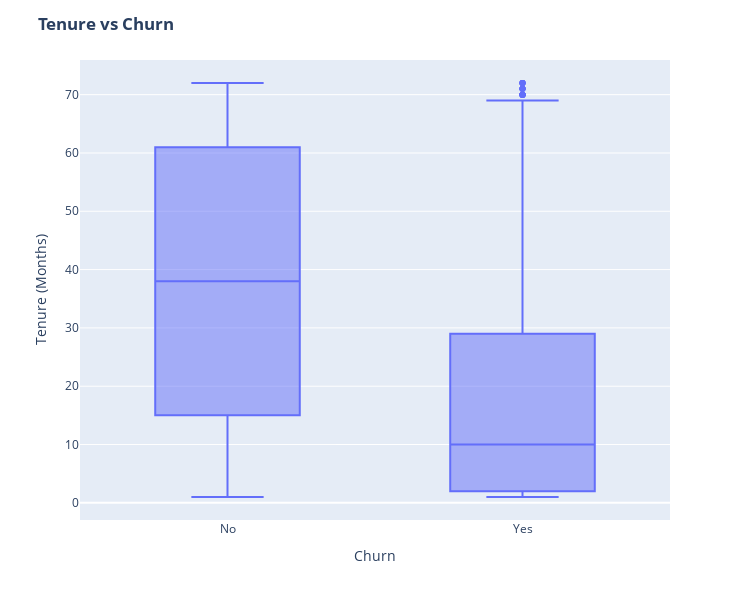

This figure's notebook cell:
### Code cell
# to create a box plot of the tenure column based on the Churn column
fig = px.box(data, x='Churn', y = 'Tenure') 

# Update yaxis properties
fig.update_yaxes(title_text='Tenure (Months)', row=1, col=1)
# Update xaxis properties
fig.update_xaxes(title_text='Churn', row=1, col=1)

# Update size and title
fig.update_layout(autosize = True, width = 750, height = 600,
    title_font = dict(size = 25, 
    family='Courier'), title='<b>Tenure vs Churn</b>',)
fig.show()

### Figure 1 — Plotly figure (JSON) as saved in the notebook; plotly's stock layout.template omitted (floating-point values rounded to 4 significant figures; data arrays with more than 128 entries replaced by an {"elided": "..."} marker saying what was removed)
{"data": [{"alignmentgroup": "True", "hovertemplate": "Churn=%{x}<br>Tenure=%{y}<extra></extra>", "legendgroup": "", "marker": {"color": "#636efa"}, "name": "", "notched": false, "offsetgroup": "", "orientation": "v", "showlegend": false, "type": "box", "x": {"elided": "7032 str values"}, "x0": " ", "xaxis": "x", "y": {"elided": "7032 int values"}, "y0": " ", "yaxis": "y"}], "layout": {"autosize": true, "boxmode": "group", "height": 600, "legend": {"tracegroupgap": 0}, "margin": {"t": 60}, "title": {"text": "<b>Tenure vs Churn</b>"}, "width": 750, "xaxis": {"anchor": "y", "domain": [0, 1], "title": {"text": "Churn"}}, "yaxis": {"anchor": "x", "domain": [0, 1], "title": {"text": "Tenure (Months)"}}}}
